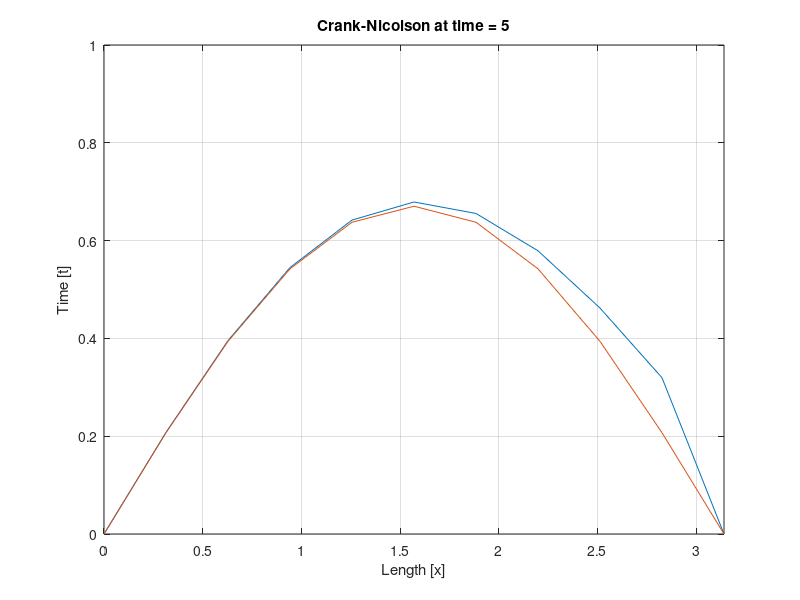

Recreate this plot in MATLAB.
%% MECE5397: Homework Assignment #6
% Name: Jordan Palmer
% Last Modified: 11/17/2020

%% Crank-Nicolson Met

% 0 <= t <= T
% 0 <= x <= L

% House keeping commands
clc
clear
close all

%test conditions 1 
L = pi;     %space
T = 10;     %time
n = 10;
dt = T/n;
dx = L/n;
k = 1;
D = 0.1;    %coefficient
%fx = sin(k*x);
g0 = 0;
gL = g0;
U0 = zeros(1, n);
lam = D*dt/(dx)^2;


%boundary conditions
U0(1) = g0;

for x = 1:n-1
    U0(x+1) = sin(k*x*dx);
end
U0(n+1) = gL;
Ugraph = U0;
Un(1)=g0; 
Un(n+1)=gL;

%
%[ a -b  0  0 
% -c  a -b  0 
%  0 -c  a -b
%  0  0 -c  a ] 

%time loop 
for t=2:n+1
    for j=1:n-1 
        if j == 1
            f(j)=lam*U0(j)+2*(1-lam)*U0(j+1)+lam*U0(j+2)+lam*Un(j);
        elseif j == n-1
            f(j)=lam*U0(j)+2*(1-lam)*U0(j+1)+lam*U0(j+2)+lam*Un(n);
        else
            f(j)=lam*U0(j)+2*(1-lam)*U0(j+1)+lam*U0(j+2);
        end
    end
    
    %set up coefficients
    b = lam*ones(n-2,1);
    c = b;
    a = (2*(1+lam))*ones(n-1,1);
    %put into matrix
    matrix = diag(a)+ diag(-b,1)+ diag(-c,-1);
    
    %divide by function values
    Ufinal = matrix\f';
    %make vector for new row
    Un=[Un(1),Ufinal',Un(n+1)];
    %Add to graphing value
    Ugraph(t,:)=Un;
    
    %reset U0 with new value
    U0 = Un;
end



for t = 1:n+1
    for x = 1:n+1
        uexactFunction(t,x) = exp(-D*k^2*(t-1))*sin(k*(x-1)*dx);
    end
end

%uexact = @(x) exp(-D*k^2*1)*sin(k*x);
x = (0:1:10)*dx;

plot(x,Ugraph(5,:));
hold on
plot(x,uexactFunction(5,:));
axis([0,L,0,1])
grid on
xlabel('Length [x]')
ylabel('Time [t]')
title('Crank-Nicolson at time = 5')

%% Part b

% House keeping commands
clc
clear
close all

%test conditions 1 
L = pi;     %space
T = 10;     %time
n = 10;
dt = T/n;
dx = L/n;
k = 1;
D = 0.1;    %coefficient
fx = 0;
w = 1/dt;
%Fxt = @(x) (w*cos(w*t)+D*k^2*sin(w*t))*cos(k*x);
lam = D*dt/(dx)^2;


%boundary conditions
U0(1) = sin(w);
U0(n+1) = sin(w)*cos(k);
Ugraph = U0;
Un(1)=U0(1);
Un(n+1)=U0(n+1);

%
%[ a -b  0  0 
% -c  a -b  0 
%  0 -c  a -b
%  0  0 -c  a ] 

%time loop 
for t=2:n+1
    
    %set up coefficients
    b = lam*ones(n-2,1);
    c = b;
    a = (2*(1+lam))*ones(n-1,1);
    %put into matrix
    matrix = diag(a)+ diag(-b,1)+ diag(-c,-1);
    
    for j=1:n-1 
        if j == 1
            f(j)=lam*U0(j)+2*(1-lam)*U0(j+1)+lam*U0(j+2)+lam*Un(j);
        elseif j == n-1
            f(j)=lam*U0(j)+2*(1-lam)*U0(j+1)+lam*U0(j+2)+lam*Un(n);
        else
            f(j)=lam*U0(j)+2*(1-lam)*U0(j+1)+lam*U0(j+2);
        end
    end
    
    %divide by function values
    Ufinal = matrix\f';
    
    for j=1:n-1 
        Ufinal(j) = Ufinal(j) + (w*cos(w*t)+D*k^2*sin(w*t))*cos(k*j*dx);
    end
    %make vector for new row
    Un=[Un(1),Ufinal',Un(n+1)];
    %Add to graphing value
    Ugraph(t,:)=Un;
    
    %reset U0 with new value
    U0 = Un;
    U0(1) = sin(w*t);
    U0(n+1) = sin(w*t)*cos(k*L*dx);
    Un = U0;
end

Ugraph(1,1) = 0;
Ugraph(1,n+1) = 0;

for t = 1:n+1
    for x = 1:n+1
        uexactFunction(t,x) = sin(w*(t-1))*cos(k*(x-1)*dx);
    end
end

e = 0;
for t = 1:n+1
    for x = 1:n+1
        e = (Ugraph(t,x)-uexactFunction(t,x))/uexactFunction(t,x);
    end
end
e = 1/n*e
